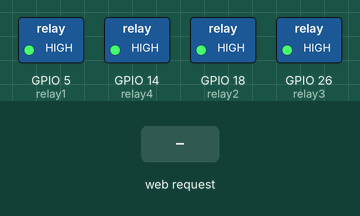
A sketch run on a simulated ESP32. On the bench: switched loads named in the sketch (green lamp = pin HIGH). Inputs (shaded band) come from the test bench. WiFi joins after 1.5 s; servers stay silent unless stated; what the sketch prints to the serial monitor is not drawn.

Above: at 3.2 s.
3.3 s: HTTP request GET /light1/on received
At 4.2 s:
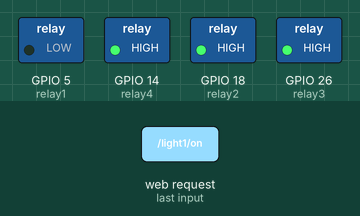
4.8 s: HTTP request GET /light2/on received
At 5.4 s:
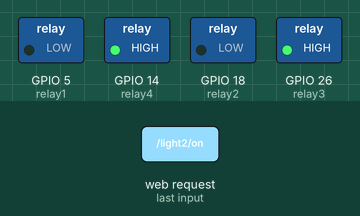
6.3 s: HTTP request GET /light1/off received
At 7.5 s:
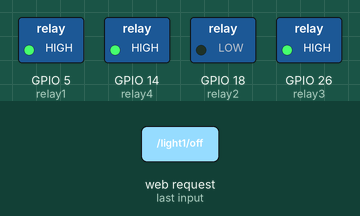
7.8 s: HTTP request GET /light3/on received
At 8.9 s:
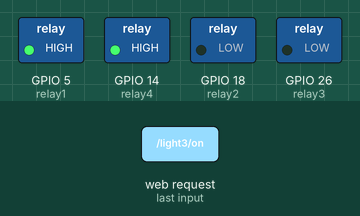
9.3 s: HTTP request GET /light2/off received
At 10.0 s:
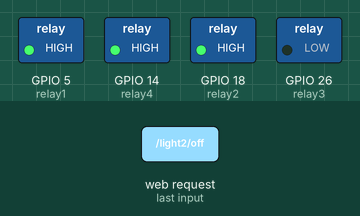
10.8 s: HTTP request GET /light4/on received
At 11.1 s:
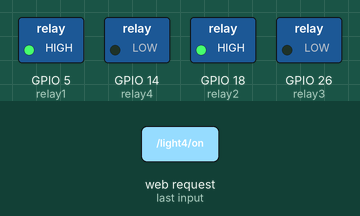
Timing chart, 0 to 13.3 s (numbered marks = the images above; inputs shaded):
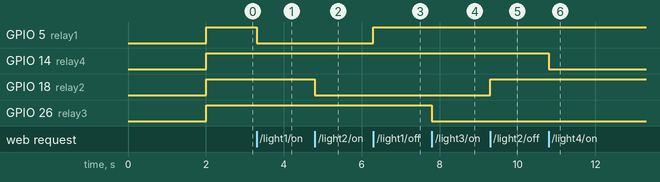

Measured:
- after the input at 3.3 s, GPIO 5 (relay1): HIGH → LOW at once
- after the input at 4.8 s, GPIO 18 (relay2): HIGH → LOW at once
- after the input at 6.3 s, GPIO 5 (relay1): LOW → HIGH at once
- after the input at 7.8 s, GPIO 26 (relay3): HIGH → LOW at once
- after the input at 9.3 s, GPIO 18 (relay2): LOW → HIGH at once
- after the input at 10.8 s, GPIO 14 (relay4): HIGH → LOW at once

The sketch:

Room_automation_ESP32.ino
```cpp
#include <WiFi.h>
#include <WebServer.h>

const char* ssid = "OnePlus Nord CE 2 Lite 5G";
const char* password = "b4h7357t";

WebServer server(80);

// GPIO pins for the relays
const int relay1 = 5;
const int relay2 = 18;
const int relay3 = 26;
const int relay4 = 14;

void setup() {
    Serial.begin(115200);
    WiFi.begin(ssid, password);
    Serial.println("Connecting to WiFi...");
    while (WiFi.status() != WL_CONNECTED) {
        delay(1000);
        Serial.println("Connecting...");
    }
    Serial.println("Connected to WiFi");
    Serial.print("IP Address: ");
    Serial.println(WiFi.localIP());

    // Relay pin setup
    pinMode(relay1, OUTPUT);
    pinMode(relay2, OUTPUT);
    pinMode(relay3, OUTPUT);
    pinMode(relay4, OUTPUT);
    digitalWrite(relay1, HIGH);
    digitalWrite(relay2, HIGH);
    digitalWrite(relay3, HIGH);
    digitalWrite(relay4, HIGH);

    // Define server routes
    server.on("/light1/on", []() {
        digitalWrite(relay1, LOW); // Turn on relay1
        server.send(200, "text/plain", "Light 1 ON");
    });
    server.on("/light1/off", []() {
        digitalWrite(relay1, HIGH); // Turn off relay1
        server.send(200, "text/plain", "Light 1 OFF");
    });

    server.on("/light2/on", []() {
        digitalWrite(relay2, LOW); // Turn on relay1
        server.send(200, "text/plain", "Light 2 ON");
    });
    server.on("/light2/off", []() {
        digitalWrite(relay2, HIGH); // Turn off relay1
        server.send(200, "text/plain", "Light 2 OFF");
    });

    server.on("/light3/on", []() {
        digitalWrite(relay3, LOW); // Turn on relay1
        server.send(200, "text/plain", "Light 3 ON");
    });
    server.on("/light3/off", []() {
        digitalWrite(relay3, HIGH); // Turn off relay1
        server.send(200, "text/plain", "Light 3 OFF");
    });

    server.on("/light4/on", []() {
        digitalWrite(relay4, LOW); // Turn on relay1
        server.send(200, "text/plain", "Light 4 ON");
    });
    server.on("/light4/off", []() {
        digitalWrite(relay4, HIGH); // Turn off relay1
        server.send(200, "text/plain", "Light 4 OFF");
    });

    // Start server
    server.begin();
    Serial.println("Server started");
}

void loop() {
    server.handleClient();
}
```
